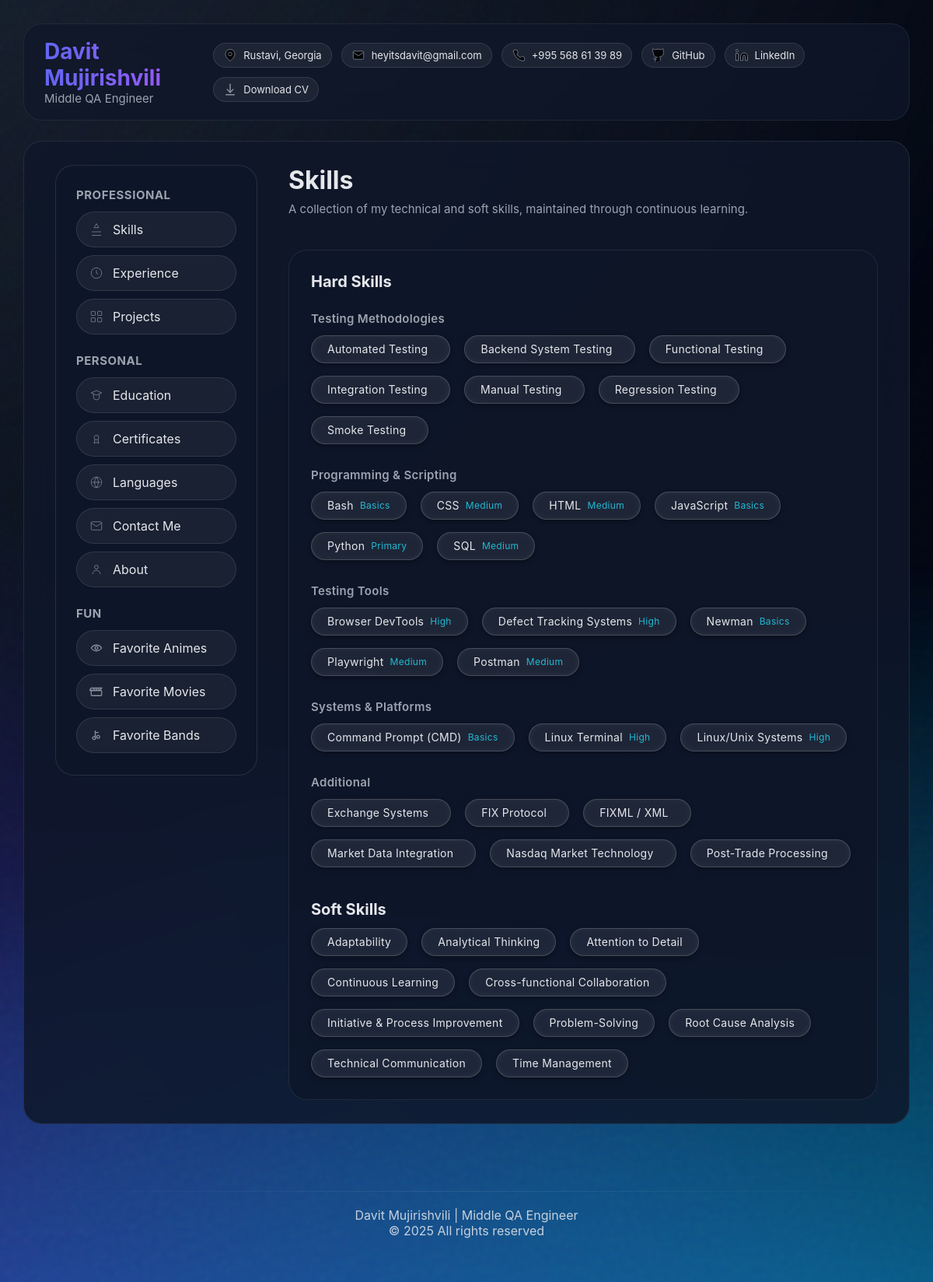
Screenshot of /skills/ with the database file from the repository.
### resume/models.py (models this page shows, shortened)
class Profile(models.Model):
    full_name = models.CharField(max_length=120)
    title = models.CharField(max_length=120)
    location = models.CharField(max_length=120, blank=True)
    email = models.EmailField(blank=True)
    github = models.URLField(blank=True)
    linkedin = models.URLField(blank=True)
    phone = models.CharField(max_length=50, blank=True, null=True)
    about = models.TextField(blank=True)  # <- FULL ABOUT PAGE CONTENT
    hero_heading = models.CharField(max_length=200, blank=True)
    hero_subheading = models.CharField(max_length=300, blank=True)
    hero_description = models.TextField(blank=True)
    hero_button_primary = models.CharField(max_length=100, blank=True)
    hero_button_primary_link = models.URLField(blank=True)
    hero_button_secondary = models.CharField(max_length=100, blank=True)
    hero_button_secondary_link = models.URLField(blank=True)
    hero_typing_text = models.TextField(blank=True)
    hero_highlight_1 = models.CharField(max_length=200, blank=True)
    hero_highlight_2 = models.CharField(max_length=200, blank=True)
    hero_highlight_3 = models.CharField(max_length=200, blank=True)
    stat_title_1 = models.CharField(max_length=120, blank=True)
    stat_value_1 = models.CharField(max_length=50, blank=True)
    stat_title_2 = models.CharField(max_length=120, blank=True)
    stat_value_2 = models.CharField(max_length=50, blank=True)
    stat_title_3 = models.CharField(max_length=120, blank=True)
    stat_value_3 = models.CharField(max_length=50, blank=True)
    stat_title_4 = models.CharField(max_length=120, blank=True)
    stat_value_4 = models.CharField(max_length=50, blank=True)
    photo = models.ImageField(upload_to='profile_photos/', blank=True, null=True)
    focus_now = models.CharField(max_length=120, blank=True)
    focus_next = models.CharField(max_length=120, blank=True)
    focus_later = models.CharField(max_length=120, blank=True)
    resume_pdf = models.FileField(
        upload_to="resumes/",
        blank=True,
        null=True,
        help_text="Upload your PDF resume"
    )

class Skill(models.Model):
    CATEGORY_CHOICES = [
        ("hard", "Hard Skill"),
        ("soft", "Soft Skill"),
    ]
    GROUP_CHOICES = [
        ("programming", "Programming & Scripting"),
        ("testing_tools", "Testing Tools"),
        ("testing_methods", "Testing Methodologies"),
        ("systems_platforms", "Systems & Platforms"),
        ("domain_expertise", "Domain Expertise"),
        ("additional", "Additional"),
        ("soft_general", "Soft Skills"),
    ]
    profile = models.ForeignKey(Profile, on_delete=models.CASCADE, related_name="skills")
    name = models.CharField(max_length=100)
    level = models.CharField(max_length=50, blank=True)
    category = models.CharField(max_length=10, choices=CATEGORY_CHOICES)
    skill_group = models.CharField(max_length=50, choices=GROUP_CHOICES, blank=True)
    order = models.PositiveIntegerField(default=0)

### resume/views.py (the view)
# urls.py: path('skills/', views.skills_view, name='skills'),
def skills_view(request):
    profile = get_profile()
    hard_skills = profile.skills.filter(category="hard").order_by("name")
    grouped_hard = {}
    for skill in hard_skills:
        group = skill.skill_group or "Other"
        grouped_hard.setdefault(group, []).append(skill)
    GROUP_ORDER = [
        "Programming & Scripting",
        "Systems & Platforms",
        "Testing Methodologies",
        "Testing Tools",
        "Additional",
        "Other",
    ]
    grouped_hard = dict(
        sorted(
            grouped_hard.items(),
            key=lambda x: GROUP_ORDER.index(x[0]) if x[0] in GROUP_ORDER else 999
        )
    )
    skills_soft = profile.skills.filter(category="soft").order_by("name")
    return render(request, "resume/skills.html", {
        "profile": profile,
        "grouped_hard": grouped_hard,
        "skills_soft": skills_soft,
    })

### resume/templates/resume/skills.html (shortened to what this page needs)
{% extends "resume/base.html" %}
{% block content %}
<div class="page-header">
    <div class="page-title">Skills</div>
    <div class="page-subtitle">
        A collection of my technical and soft skills, maintained through continuous learning.
    </div>
</div>
<div class="section">
    <div style="margin-bottom: 42px;">
        <h3 class="section-title" style="font-size: 20px; margin-bottom: 12px;">
            Hard Skills
        </h3>
        {% if grouped_hard %}
            {% for group, skills in grouped_hard.items %}
                <div class="skill-group-block">
                    <div class="skill-group-title">
                        {{ skills.0.get_skill_group_display }}
                    </div>
                    <div class="skills-row">
                        {% for skill in skills %}
                            <div class="skill-pill">
                                <span>{{ skill.name }}</span>
                                <span class="skill-level-hard">{{ skill.level }}</span>
                            </div>
                        {% endfor %}
                    </div>
                </div>
            {% endfor %}
        {% else %}
            <p style="color:var(--text-soft);">No hard skills added yet.</p>
        {% endif %}
    </div>
    <div style="margin-top: 40px;">
        <h3 class="section-title" style="font-size: 20px; margin-bottom: 12px;">
            Soft Skills
        </h3>
        {% if skills_soft %}
            <div class="skills-row">
                {% for skill in skills_soft %}
                    <div class="skill-pill">
                        <span>{{ skill.name }}</span>
                    </div>
                {% endfor %}
            </div>
        {% else %}
            <p style="color:var(--text-soft);">No soft skills added yet.</p>
        {% endif %}
    </div>
</div>
{% endblock %}

### resume/templates/resume/base.html (shortened to what this page needs)
<!DOCTYPE html>
<html lang="en">
<head>
    {% load static %}
</head>
<body>
<div class="noise"></div>
<header class="top-header">
    <div class="top-header-left">
        <div class="top-name">{{ profile.full_name }}</div>
        <div class="top-role">{{ profile.title }}</div>
    </div>
    <div class="top-header-right">
        {% if profile.location %}
        <div class="top-chip">
            <svg class="chip-icon" viewBox="0 0 24 24">
                <path d="M12 22s8-6 8-12a8 8 0 1 0-16 0c0 6 8 12 8 12z"/>
                <circle cx="12" cy="10" r="3"/>
            </svg>
            {{ profile.location }}
        </div>
        {% endif %}
        {% if profile.email %}
        <a class="top-chip" href="mailto:{{ profile.email }}">
            <svg class="chip-icon" viewBox="0 0 24 24">
                <rect x="3" y="5" width="18" height="14" rx="2"/>
                <polyline points="3 7 12 13 21 7"/>
            </svg>
            {{ profile.email }}
        </a>
        {% endif %}
        {% if profile.phone %}
        <div class="top-chip">
            <svg class="chip-icon" viewBox="0 0 24 24">
                <path d="M22 16.92v3a2 2 0 0 1-2.18 2A19.8 19.8 0 0 1 3 5.18 2 2 0 0 1 5 3h3a2 2 0 0 1 2 1.72c.12.82.35 1.6.7 2.34a2 2 0 0 1-.45 2.3L9 10a16 16 0 0 0 6 6l1.64-1.25a2 2 0 0 1 2.3-.45c.74.35 1.52.58 2.34.7A2 2 0 0 1 22 16.92z"/>
            </svg>
            {{ profile.phone }}
        </div>
        {% endif %}
        {% if profile.github %}
        <a class="top-chip" href="{{ profile.github }}" target="_blank" rel="noopener noreferrer">
            GitHub
        </a>
        {% endif %}
        {% if profile.linkedin %}
        <a class="top-chip" href="{{ profile.linkedin }}" target="_blank" rel="noopener noreferrer">
            <svg class="chip-icon" viewBox="0 0 24 24">
                <path d="M16 8a6 6 0 0 1 6 6v7h-4v-7a2 2 0 0 0-4 0v7h-4v-7a6 6 0 0 1 6-6z"/>
                <rect x="2" y="9" width="4" height="12"/>
                <circle cx="4" cy="4" r="2"/>
            </svg>
            LinkedIn
        </a>
        {% endif %}
        {% if profile.resume_pdf %}
        <a class="top-chip" href="{{ profile.resume_pdf.url }}" target="_blank" download>
            <svg class="chip-icon" viewBox="0 0 24 24" fill="none" stroke="currentColor">
                <path d="M12 3v14" stroke-width="2" stroke-linecap="round"/>
                <path d="M7 12l5 5 5-5" stroke-width="2" stroke-linecap="round"/>
                <path d="M5 21h14" stroke-width="2" stroke-linecap="round"/>
            </svg>
            Download CV
        </a>
{% endif %}
    </div>
</header>
<div class="container">
    <aside class="sidebar">
        <div class="card">
            <div class="nav-title">Professional</div>
            <nav class="nav-list">
                <a class="nav-item" href="{% url 'skills' %}">
                    <svg class="nav-icon" viewBox="0 0 24 24" fill="none" stroke="currentColor">
                        <path d="M12 2l4 7H8l4-7zM4 22h16M4 16h16" />
                    </svg>
                    <span>Skills</span>
                </a>
                <a class="nav-item" href="{% url 'experience' %}">
                    <svg class="nav-icon" viewBox="0 0 24 24" fill="none" stroke="currentColor">
                        <circle cx="12" cy="12" r="9" />
                        <path d="M12 7v5l3 2" />
                    </svg>
                    <span>Experience</span>
                </a>
                <a class="nav-item" href="{% url 'projects' %}">
                    <svg class="nav-icon" viewBox="0 0 24 24" fill="none" stroke="currentColor">
                        <rect x="3" y="3" width="7" height="7" rx="1" />
                        <rect x="14" y="3" width="7" height="7" rx="1" />
                        <rect x="14" y="14" width="7" height="7" rx="1" />
                        <rect x="3" y="14" width="7" height="7" rx="1" />
                    </svg>
                    <span>Projects</span>
                </a>
            </nav>
            <div class="nav-title" style="margin-top:24px;">Personal</div>
            <nav class="nav-list">
                <a class="nav-item" href="{% url 'education' %}">
                    <svg class="nav-icon" viewBox="0 0 24 24" fill="none" stroke="currentColor">
                        <path d="M3 8l9-4 9 4-9 4-9-4z" />
                        <path d="M7 10v5a5 5 0 0 0 10 0v-5" />
                    </svg>
                    <span>Education</span>
                </a>
                <a class="nav-item" href="{% url 'certificates' %}">
                    <svg class="nav-icon" viewBox="0 0 24 24" fill="none" stroke="currentColor">
                        <circle cx="12" cy="10" r="4" />
                        <path d="M9.5 13.5L8 20l4-2 4 2-1.5-6.5" />
                    </svg>
                    <span>Certificates</span>
                </a>
                <a class="nav-item" href="{% url 'languages' %}">
                    <svg class="nav-icon" viewBox="0 0 24 24" fill="none" stroke="currentColor">
                        <circle cx="12" cy="12" r="9" />
                        <path d="M5 12h14" />
                        <path d="M12 3a14 14 0 0 1 0 18" />
                        <path d="M12 3a14 14 0 0 0 0 18" />
                    </svg>
                    <span>Languages</span>
                </a>
                <a class="nav-item" href="{% url 'contact' %}">
                    <svg class="nav-icon" viewBox="0 0 24 24" fill="none" stroke="currentColor">
                        <rect x="3" y="5" width="18" height="14" rx="2" />
                        <path d="M3 7l9 6 9-6" />
                    </svg>
                    <span>Contact Me</span>
                </a>
                <a class="nav-item" href="{% url 'about' %}">
                    <svg class="nav-icon" viewBox="0 0 24 24" fill="none" stroke="currentColor">
                        <circle cx="12" cy="8" r="3.2" />
                        <path d="M5.5 20a6.5 6.5 0 0 1 13 0" />
                    </svg>
                    <span>About</span>
                </a>
            </nav>
            <div class="nav-title" style="margin-top:24px;">Fun</div>
            <nav class="nav-list">
                <a class="nav-item" href="{% url 'animes' %}">
                    <svg class="nav-icon" viewBox="0 0 24 24" fill="none" stroke="currentColor">
                    <path d="M3 12s3.5-5 9-5 9 5 9 5-3.5 5-9 5-9-5-9-5z" stroke-width="1.7"/>
                    <circle cx="12" cy="12" r="2.5" stroke-width="1.7"/>
                </svg>
                    <span>Favorite Animes</span>
                </a>
                <a class="nav-item" href="{% url 'movies' %}">
                    <span>Favorite Movies</span>
                </a>
                <a class="nav-item" href="{% url 'bands' %}">
                    <span>Favorite Bands</span>
                </a>
            </nav>
        </div>
    </aside>
    <main class="content">
        {% block content %}
        {% endblock %}
    </main>
</div>
<footer class="site-footer">
    <div class="footer-inner">
        <div class="footer-name">Davit Mujirishvili | Middle QA Engineer</div>
        <div class="footer-copy">© 2025 All rights reserved</div>
    </div>
</footer>
</body>
</html>

### rows the page displays
Profile: title "Middle QA Engineer", location "Rustavi, Georgia", email "heyitsdavit@gmail.com", phone "+995 568 61 39 89"
Skill: skill_group "Testing Methodologies", name "Automated Testing"
Skill: name "Backend System Testing"
Skill: name "Functional Testing"
Skill: name "Integration Testing"
Skill: name "Manual Testing"
Skill: name "Regression Testing"
Skill: name "Smoke Testing"
Skill: skill_group "Programming & Scripting", name "Bash", level "Basics"
Skill: name "CSS", level "Medium"
Skill: name "HTML", level "Medium"
Skill: name "JavaScript", level "Basics"
Skill: name "Python", level "Primary"
Skill: name "SQL", level "Medium"
Skill: skill_group "Testing Tools", name "Browser DevTools", level "High"
Skill: name "Defect Tracking Systems", level "High"
Skill: name "Newman", level "Basics"
Skill: name "Playwright", level "Medium"
Skill: name "Postman", level "Medium"
Skill: skill_group "Systems & Platforms", name "Command Prompt (CMD)", level "Basics"
Skill: name "Linux Terminal", level "High"
Skill: name "Linux/Unix Systems", level "High"
Skill: skill_group "Additional", name "Exchange Systems"
Skill: name "FIX Protocol"
Skill: name "FIXML / XML"
Skill: name "Market Data Integration"
Skill: name "Nasdaq Market Technology"
Skill: name "Post-Trade Processing"
Skill: name "Adaptability"
Skill: name "Analytical Thinking"
Skill: name "Attention to Detail"
Skill: name "Continuous Learning"
Skill: name "Cross-functional Collaboration"
Skill: name "Initiative & Process Improvement"
Skill: name "Problem-Solving"
Skill: name "Root Cause Analysis"
Skill: name "Technical Communication"
Skill: name "Time Management"
